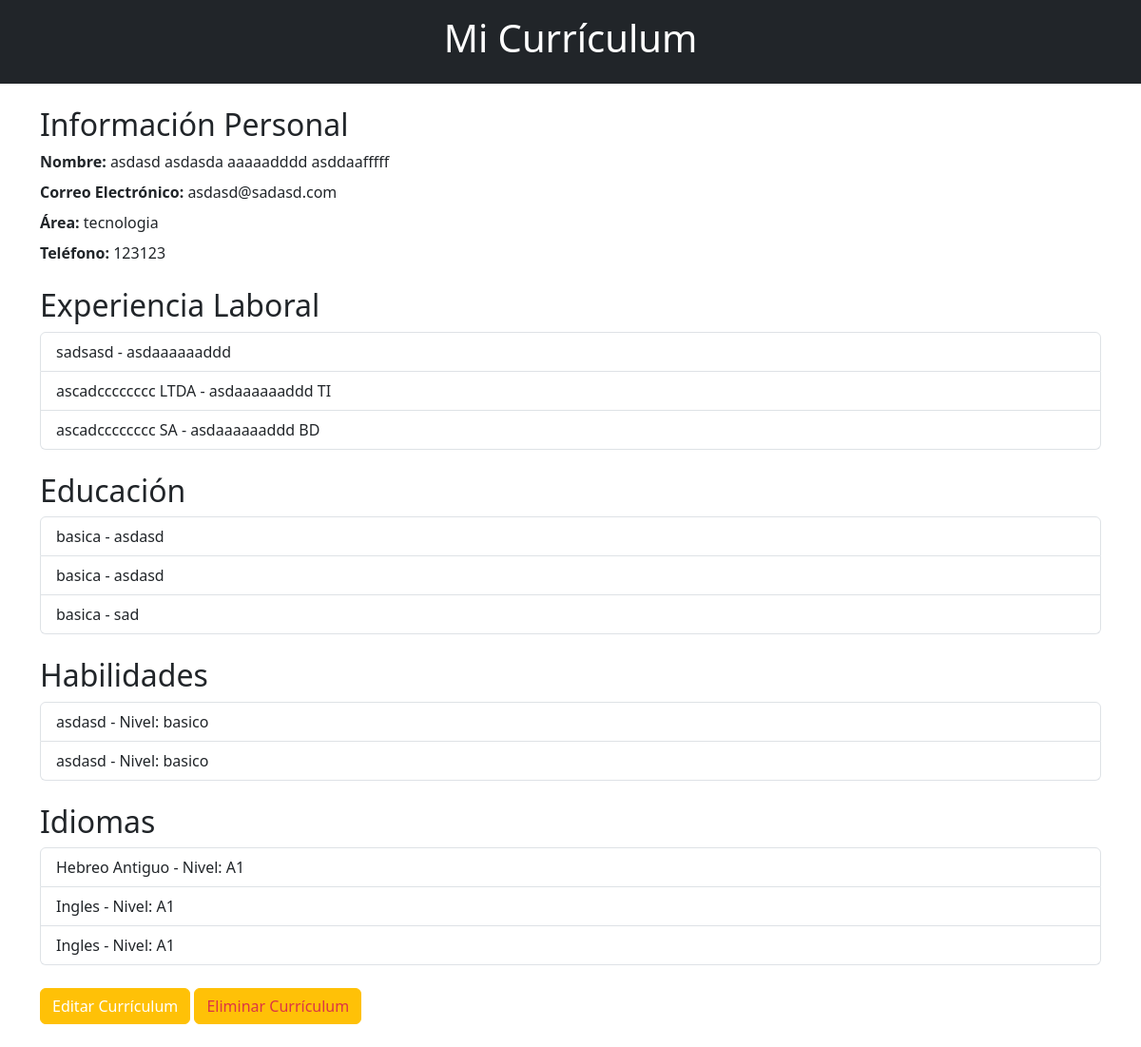
The page /App_curriculums/Home/cvdm (signed in) on the database its author committed.
### App_curriculums/models.py (models this page shows)
class Curriculums(models.Model):
    id = models.AutoField(primary_key=True, null=False,unique=True)
    nombre_completo = models.CharField(max_length=162, null=True, blank= True)
    email = models.EmailField(max_length=254, null=False, blank=False, unique=True)
    nombre_usu = models.ForeignKey(Usuarios, on_delete=models.CASCADE, to_field='nombre_usu')
    telefono = models.IntegerField(null=True,blank=True,unique=True)
    area = models.CharField(max_length=254,blank=True,null=False,default='Area no especificada')
    puntaje = models.IntegerField(null=True, blank=True)

class Experiencias(models.Model):
    id = models.AutoField(primary_key= True, null=False, unique=True)
    nombre_usu = models.ForeignKey(Usuarios, on_delete=models.CASCADE, to_field='nombre_usu')
    empresa = models.CharField(max_length=254,null=False,blank=True)
    puesto = models.CharField(max_length=254,null=False,blank=True)
    desde = models.DateTimeField(null=False,blank=False)
    hasta = models.DateTimeField(null=False,blank=False)
    area = models.CharField(max_length=254,blank=True,null=False,default='Area no especificada')
    archivo_experiencia = models.CharField(max_length=2,null=False,blank=False)
    puntos = models.IntegerField(null=False,blank=False,default=10)

class Educaciones(models.Model):
    id = models.AutoField(primary_key=True, null=False, unique=True)
    nombre_usu = models.ForeignKey(Usuarios, on_delete=models.CASCADE, to_field='nombre_usu')
    nivel_educacion = models.CharField(max_length=54,blank=False,null=False)
    nombre_instituto = models.CharField(max_length=254,blank=True,null=False)
    curso = models.CharField(max_length=254,blank=True,null=False)
    curso_termino = models.CharField(max_length=254,blank=True,null=False)
    desde = models.DateTimeField(null=False,blank=False)
    hasta = models.DateTimeField(null=False,blank=False)
    area = models.CharField(max_length=254,blank=True,null=False,default='Area no especificada')
    archivo_educacion = models.CharField(max_length=2,null=True,blank=True)
    puntos = models.IntegerField(null=False,blank=False,default=10)

class Habilidades(models.Model):
    id = models.AutoField(primary_key=True, null=False, unique=True)
    nombre_usu = models.ForeignKey(Usuarios, on_delete=models.CASCADE, to_field='nombre_usu')
    habilidad = models.CharField(max_length=254,null=False,blank=True)
    nivel = models.CharField(max_length=14,null=False,blank=False,default='No seleccionado')
    area = models.CharField(max_length=254,blank=True,null=False,default='Area no especificada')
    archivo_habilidad = models.CharField(max_length=2,null=True,blank=True)
    puntos = models.IntegerField(null=False,blank=False,default=10)

class Idiomas(models.Model):
    id = models.AutoField(primary_key=True, null=False, unique=True)
    nombre_usu = models.ForeignKey(Usuarios, on_delete=models.CASCADE, to_field='nombre_usu')
    idioma = models.CharField(max_length=254,blank=True,null=False)
    nivel_idioma = models.CharField(max_length=54,blank=False,null=False,default='No seleccionado')
    area = models.CharField(max_length=254,blank=True,null=False,default='Area no especificada')
    archivo_idioma = models.CharField(max_length=2,null=True,blank=True)
    puntos = models.IntegerField(null=False,blank=False,default=10)

### App_curriculums/views.py (the view)
# urls.py: path('/Home/cvdm',views.Info_curriculum,name='Info_curriculum'),
def Info_curriculum(request):
    try:
        nombre_usu = request.session.get('nombre_usu')
        usuario = Curriculums.objects.get(nombre_usu=nombre_usu)
        experiencias_laborales = Experiencias.objects.filter(nombre_usu=nombre_usu)
        educacion = Educaciones.objects.filter(nombre_usu=nombre_usu)
        habilidades = Habilidades.objects.filter(nombre_usu=nombre_usu)
        idiomas = Idiomas.objects.filter(nombre_usu=nombre_usu)
        curriculum = Curriculums.objects.get(nombre_usu=nombre_usu)
        curr_area = curriculum.area
        return render(request, 'html/info_cvp.html', {
            'usuario': usuario,
            'experiencias_laborales': experiencias_laborales,
            'educacion': educacion,
            'habilidades': habilidades,
            'idiomas': idiomas,
            'area': curr_area
        })
    except Curriculums.DoesNotExist:
        return render(request, 'html/info_cvp.html', {'crear_curriculum': True})

### App_curriculums/templates/html/info_cvp.html (shortened to what this page needs)
{% load static %}
<!DOCTYPE html>
<html lang="es">
<head>
    <link rel="stylesheet" type="text/css" href="{% static 'App_curriculums/css/info_cvp.css' %}">
    <link rel="stylesheet" href="https://cdn.jsdelivr.net/npm/bootstrap@5.3.0/dist/css/bootstrap.min.css">
</head>
<body>
    <header class="bg-dark text-white text-center py-3">
        <h1>Mi Currículum</h1>
    </header>
    {% if usuario %}
    <section id="resume" class="container my-4">
        <h2>Información Personal</h2>
        <p class="mb-2"><strong>Nombre:</strong> {{ usuario.nombre_completo }}</p>
        <p class="mb-2"><strong>Correo Electrónico:</strong> {{ usuario.email }}</p>
        <p class="mb-2"><strong>Área:</strong> {{ usuario.area }}</p>
        <p class="mb-4"><strong>Teléfono:</strong> {{ usuario.telefono }}</p>
        <h2>Experiencia Laboral</h2>
        <ul class="list-group mb-4">
            {% for experiencia in experiencias_laborales %}
                <li class="list-group-item">{{ experiencia.empresa }} - {{ experiencia.puesto }}</li>
            {% endfor %}
        </ul>
        <h2>Educación</h2>
        <ul class="list-group mb-4">
            {% for edu in educacion %}
                <li class="list-group-item">{{ edu.nivel_educacion }} - {{ edu.nombre_instituto }}</li>
            {% endfor %}
        </ul>
        <h2>Habilidades</h2>
        <ul class="list-group mb-4">
            {% for habilidad in habilidades %}
                <li class="list-group-item">{{ habilidad.habilidad }} - Nivel: {{ habilidad.nivel }}</li>
            {% endfor %}
        </ul>
        <h2>Idiomas</h2>
        <ul class="list-group mb-4">
            {% if idiomas %}
            {% for idioma in idiomas %}
                <li class="list-group-item">{{ idioma.idioma }} - Nivel: {{ idioma.nivel_idioma }}</li>
            {% endfor %}
            {% else %}
                <p>Sin datos disponibles</p>
            {% endif %}
        </ul>
        <button class="btn btn-warning">
            <a href="{% url 'Registro_curriculum' %}" class="text-white">Editar Currículum</a>
        </button>
        <button class="btn btn-warning">
            <a href="#" class="text-danger" onclick="return confirm('¿Estás seguro de que quieres eliminar tu currículum?')">Eliminar Currículum</a>
        </button>
    </section>
    {% endif %}
</body>
</html>

### static/App_curriculums/css/info_cvp.css (style rules this page uses)
body { font-family: Arial, sans-serif; margin: 20px; }
header { background-color: #333; color: white; text-align: center; padding: 10px; }
#resume, #create-resume { margin-top: 20px; }
h2 { color: #333; }
button { background-color: #4CAF50; color: white; padding: 10px 20px; text-align: center; text-decoration: none; display: inline-block; font-size: 16px; cursor: pointer; }
button a { color: white; text-decoration: none; }

### rows shown on the page
Curriculums: nombre_completo "asdasd asdasda aaaaadddd asddaafffff", email "asdasd@sadasd.com", area "tecnologia", telefono "123123"
Experiencias: empresa "sadsasd", puesto "asdaaaaaaddd"
Experiencias: empresa "ascadcccccccc LTDA", puesto "asdaaaaaaddd TI"
Experiencias: empresa "ascadcccccccc SA", puesto "asdaaaaaaddd BD"
Educaciones: nivel_educacion "basica", nombre_instituto "asdasd"
Educaciones: nivel_educacion "basica", nombre_instituto "asdasd"
Educaciones: nivel_educacion "basica", nombre_instituto "sad"
Habilidades: habilidad "asdasd", nivel "basico"
Habilidades: habilidad "asdasd", nivel "basico"
Idiomas: idioma "Hebreo Antiguo", nivel_idioma "A1"
Idiomas: idioma "Ingles", nivel_idioma "A1"
Idiomas: idioma "Ingles", nivel_idioma "A1"
